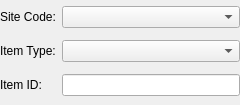
<?xml version="1.0" encoding="UTF-8"?>
<ui version="4.0">
 <class>SelectItemWidget</class>
 <widget class="QWidget" name="SelectItemWidget">
  <property name="geometry">
   <rect>
    <x>0</x>
    <y>0</y>
    <width>240</width>
    <height>105</height>
   </rect>
  </property>
  <property name="windowTitle">
   <string>Form</string>
  </property>
  <layout class="QGridLayout" name="gridLayout">
   <property name="margin">
    <number>0</number>
   </property>
   <item row="0" column="0">
    <widget class="QLabel" name="siteCodeLabel">
     <property name="text">
      <string>Site Code:</string>
     </property>
     <property name="buddy">
      <cstring>siteCodeCombo</cstring>
     </property>
    </widget>
   </item>
   <item row="0" column="1">
    <widget class="QComboBox" name="siteCodeCombo"/>
   </item>
   <item row="1" column="0">
    <widget class="QLabel" name="classCodeLabel">
     <property name="text">
      <string>Item Type:</string>
     </property>
     <property name="buddy">
      <cstring>classCodeCombo</cstring>
     </property>
    </widget>
   </item>
   <item row="1" column="1">
    <widget class="QComboBox" name="classCodeCombo"/>
   </item>
   <item row="2" column="0">
    <widget class="QLabel" name="itemIdLabel">
     <property name="text">
      <string>Item ID:</string>
     </property>
     <property name="buddy">
      <cstring>itemIdEdit</cstring>
     </property>
    </widget>
   </item>
   <item row="2" column="1">
    <widget class="QLineEdit" name="itemIdEdit"/>
   </item>
  </layout>
 </widget>
 <tabstops>
  <tabstop>itemIdEdit</tabstop>
  <tabstop>siteCodeCombo</tabstop>
  <tabstop>classCodeCombo</tabstop>
 </tabstops>
 <resources/>
 <connections/>
</ui>
